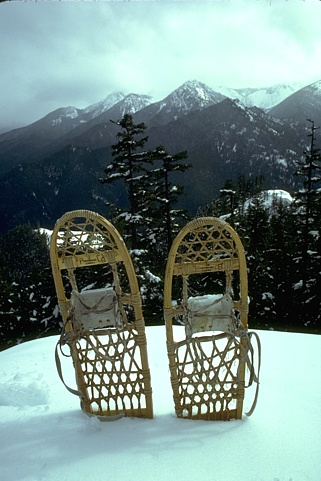
#> input picture accel/1.jpg, 321 x 481 px; its folder holds only this picture in this run
$ python rayleigh_noise_colored_multi.py
#> lines starting #> are read from the running program, lines starting #| are printed output that depends on the picture
#> in main, input_image is the input picture: PIL image 321x481 RGB; mean R, G, B 116.7, 137.9, 133.6
from PIL import Image
import numpy as np
import os

def apply_rayleigh_noise_color(image_array, scale=1.0):
    """
    给彩色图像添加瑞利噪声
    参数：
    - image_array: 彩色图像的三维像素值数组
    - scale: 噪声强度，值越大噪声越明显
    """
#> called with scale = 20
    # 转换为 numpy 数组
    image_array_np = np.array(image_array, dtype=float)

    # 生成瑞利噪声并添加到每个通道
    rayleigh_noise = np.random.rayleigh(scale, size=image_array_np.shape)
    noisy_image = image_array_np + rayleigh_noise
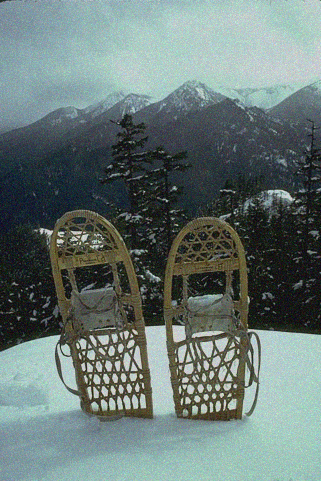
#> noisy_image: shape (481, 321, 3) float64; mean R, G, B 141.7, 162.9, 158.6; drawn with min black and max white

    noisy_image = np.clip(noisy_image, 0, 255)
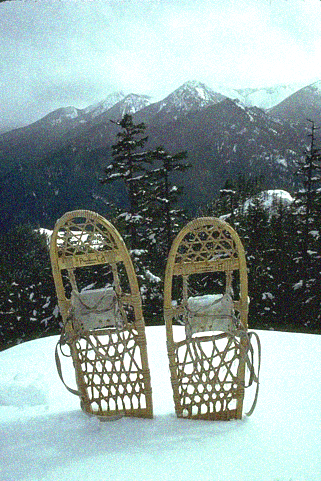
#> noisy_image: shape (481, 321, 3) float64; mean R, G, B 140.9, 157, 154.5

    return noisy_image.astype(int)

def image_to_array_color(image):
    """将彩色图像转换为三维像素值数组"""
    return np.array(image)

def array_to_image_color(image_array):
    """将三维像素值数组转换为彩色图像"""
    return Image.fromarray(image_array.astype(np.uint8))
#> returned value: PIL image 321x481 RGB

def main():
    current_dir = os.getcwd()
    input_folder = os.path.join(current_dir)
    output_folder = os.path.join(current_dir, "output_images")

    if not os.path.exists(output_folder):
        os.makedirs(output_folder)

    file_list = [f for f in os.listdir(input_folder) if f.lower().endswith(('png', 'jpg', 'jpeg'))]

    scale_base = 20.0

    for index, file_name in enumerate(file_list):
        image_path = os.path.join(input_folder, file_name)
        input_image = Image.open(image_path).convert('RGB')
        input_array = image_to_array_color(input_image)

        scale = scale_base + index * 10.0

        # 添加瑞利噪声
        noisy_array = apply_rayleigh_noise_color(input_array, scale)

        # 保存加噪后的图像
        noisy_image = array_to_image_color(noisy_array)
        output_path = os.path.join(output_folder, f"{index + 1}.jpg")
        noisy_image.save(output_path)
        print(f"Processed {file_name} -> {index + 1}.jpg with scale {scale}")

if __name__ == "__main__":
    main()

$ run again, on accel/5.jpg
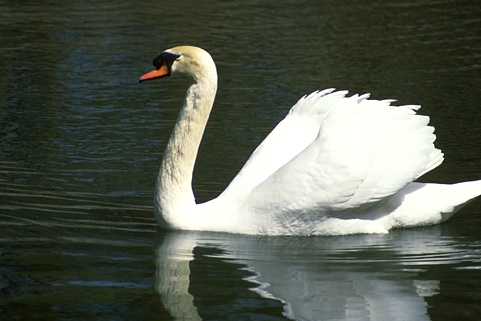
#> input picture accel/5.jpg, 481 x 321 px
#> in main, input_image is the input picture: PIL image 481x321 RGB; mean R, G, B 86.6, 92.9, 81.5
#> in apply_rayleigh_noise_color, `noisy_image = image_array_np + rayleigh_noise`:
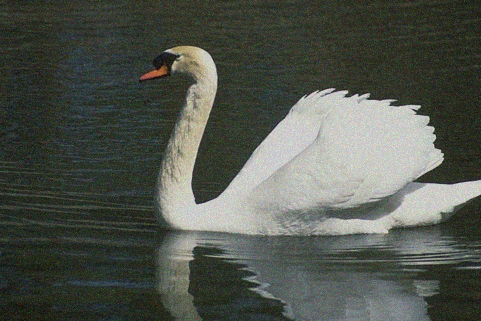
#> noisy_image: shape (321, 481, 3) float64; mean R, G, B 111.6, 117.9, 106.5; drawn with min black and max white
#> in apply_rayleigh_noise_color, `noisy_image = np.clip(noisy_image, 0, 255)`:
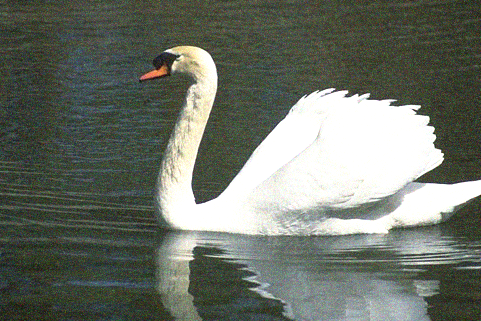
#> noisy_image: shape (321, 481, 3) float64; mean R, G, B 108.8, 115, 104.6

$ run again, on accel/3.jpg
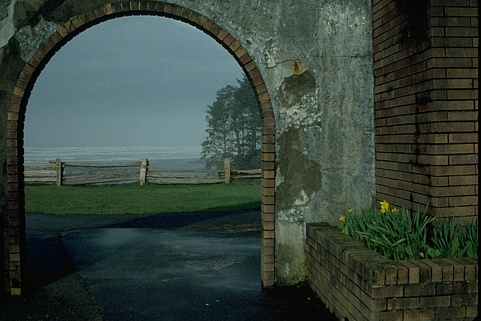
#> input picture accel/3.jpg, 481 x 321 px
#> in main, input_image is the input picture: PIL image 481x321 RGB; mean R, G, B 54.9, 68.2, 59.8
#> in apply_rayleigh_noise_color, `noisy_image = image_array_np + rayleigh_noise`:
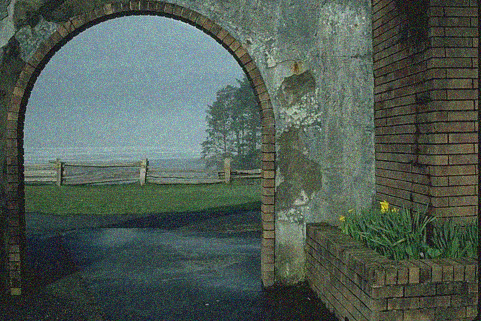
#> noisy_image: shape (321, 481, 3) float64; mean R, G, B 79.9, 93.2, 84.8

$ run again, on accel/4.jpg
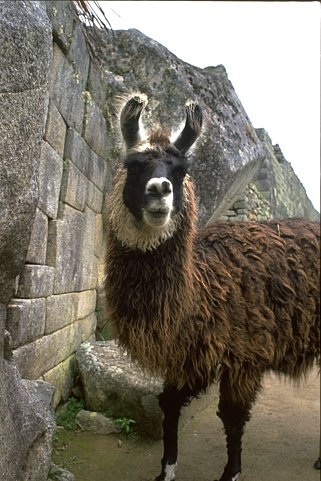
#> input picture accel/4.jpg, 321 x 481 px
#> in main, input_image is the input picture: PIL image 321x481 RGB; mean R, G, B 121.4, 115.1, 102.2
#> in apply_rayleigh_noise_color, `noisy_image = image_array_np + rayleigh_noise`:
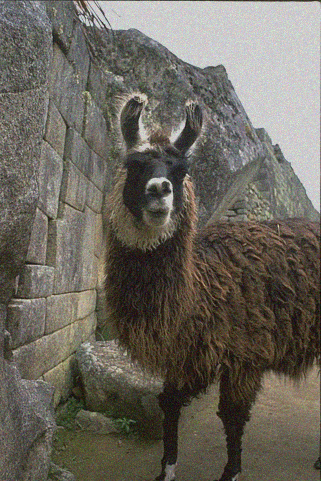
#> noisy_image: shape (481, 321, 3) float64; mean R, G, B 146.5, 140.2, 127.3; drawn with min black and max white
#> in apply_rayleigh_noise_color, `noisy_image = np.clip(noisy_image, 0, 255)`:
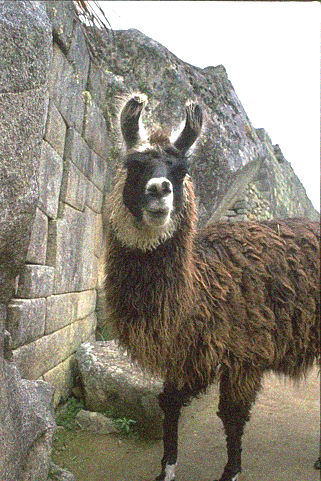
#> noisy_image: shape (481, 321, 3) float64; mean R, G, B 143.2, 137, 124.1
